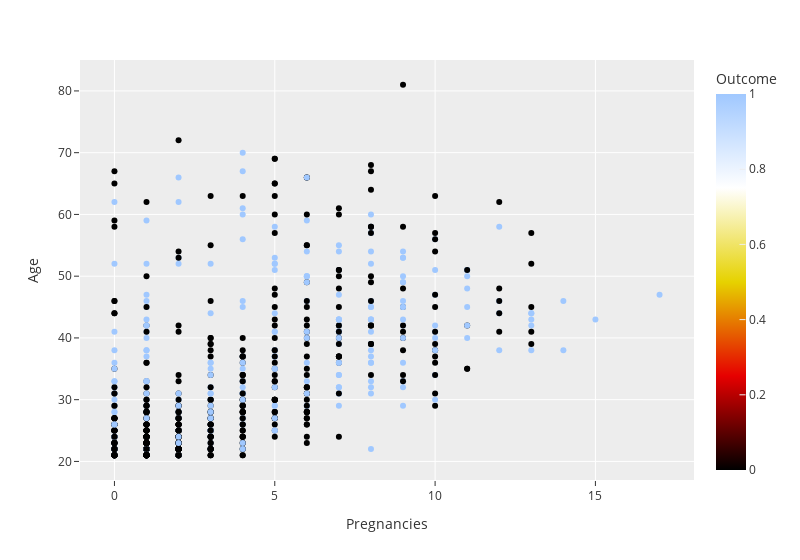

Notebook code cell kept with this figure:
### Code cell
plot_data(df,"Pregnancies","Age","Outcome")

### Figure 1 — Plotly figure (JSON) as saved in the notebook; plotly's stock layout.template omitted (floating-point values rounded to 4 significant figures; data arrays with more than 128 entries replaced by an {"elided": "..."} marker saying what was removed)
{"data": [{"hovertemplate": "Pregnancies=%{x}<br>Age=%{y}<br>Outcome=%{marker.color}<extra></extra>", "legendgroup": "", "marker": {"color": {"elided": "768 int values"}, "coloraxis": "coloraxis", "symbol": "circle"}, "mode": "markers", "name": "", "orientation": "v", "showlegend": false, "type": "scatter", "x": {"elided": "768 int values"}, "xaxis": "x", "y": {"elided": "768 int values"}, "yaxis": "y"}], "layout": {"coloraxis": {"colorbar": {"title": {"text": "Outcome"}}, "colorscale": [[0, "rgb(0,0,0)"], [0.25, "rgb(230,0,0)"], [0.5, "rgb(230,210,0)"], [0.75, "rgb(255,255,255)"], [1, "rgb(160,200,255)"]]}, "legend": {"tracegroupgap": 0}, "margin": {"t": 60}, "width": 800, "xaxis": {"anchor": "y", "domain": [0, 1], "title": {"text": "Pregnancies"}}, "yaxis": {"anchor": "x", "domain": [0, 1], "title": {"text": "Age"}}}}
